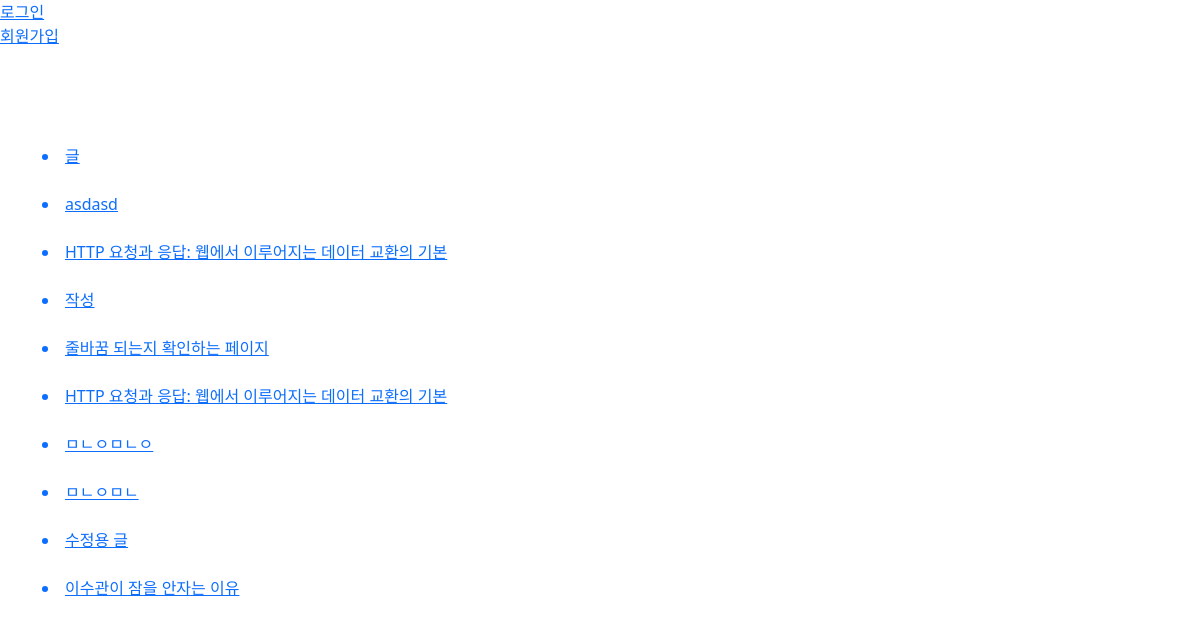
Page /post/ on the committed database.
### post/models.py (models this page shows)
class Post(models.Model):
    author = models.ForeignKey("user.CustomUser",on_delete=models.CASCADE, related_name="authors")
    title = models.CharField(max_length=50)
    content = models.TextField()
    created_at = models.TimeField(auto_now_add=True)
    updated_at = models.TimeField(auto_now=True)
    like = models.ManyToManyField("user.CustomUser", related_name="likes", blank=True)

### post/views.py (the view)
# urls.py: path("", views.post_list, name="post_list"),
def post_list(request):
    posts = Post.objects.all()
    context = {
        "posts" : posts
    }
    return render(request, "post/post_list.html", context)

### post/templates/post/post_list.html (shortened to what this page needs)
{% extends "base.html" %}
{% block content %}
    <br>
    <br>
    {% for post in posts %}
        <a href="{% url "post:post_detail" post.pk %}"><li>{{post.title}}</li></a>
        <br>
    {% endfor %}
{% endblock content %}

### rows in the picture
Post: title "글"
Post: title "asdasd"
Post: title "HTTP 요청과 응답: 웹에서 이루어지는 데이터 교환의 기본"
Post: title "작성"
Post: title "줄바꿈 되는지 확인하는 페이지"
Post: title "HTTP 요청과 응답: 웹에서 이루어지는 데이터 교환의 기본"
Post: title "ㅁㄴㅇㅁㄴㅇ"
Post: title "ㅁㄴㅇㅁㄴ"
Post: title "수정용 글"
Post: title "이수관이 잠을 안자는 이유"
